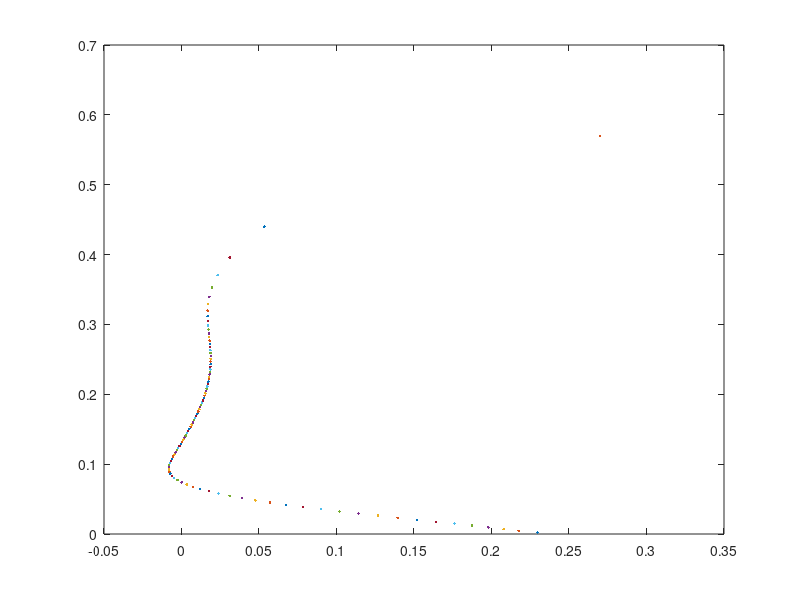

Here is the MATLAB script that generated this plot:
clear; clc;

k = 0.1;
R = 0.3;
N = 100;
M1 = 1.9;
dy = R / N;
T1 = 100;
T2 = 3000;
lambda = 0.04;
for iter = 1:1:100
    yi = iter * dy;
    alpha = asin(yi / R);
    xi = R * (1 - cos(alpha));
    M1n = M1 * sin(alpha);
    M2n = 0.00137077 + 2.92163 * alpha - 4.62126 * alpha ^ 2 + 4.24972 * ...
        alpha ^ 3 - 1.86993 * alpha ^ 4 + 0.312301 * alpha ^ 5;
    gamma = atan((M2n / M1n) * (sqrt(T1 / T2)) * tan(alpha));
    V2V1 = sqrt((T2 / T1) * ((M2n / M1n) ^ 2) * exp(-(yi ^ 2) / ...
        (lambda ^ 2)) * (cos(alpha) ^ 2) + sin(alpha) ^ 2);
    Xi = (xi - k * R) * (1 - V2V1 * cos(gamma));
    Yi = yi - V2V1 * (k * R - xi) * sin(gamma);
    plot(Xi, Yi);
    hold on
    y = [Yi, Xi];
end